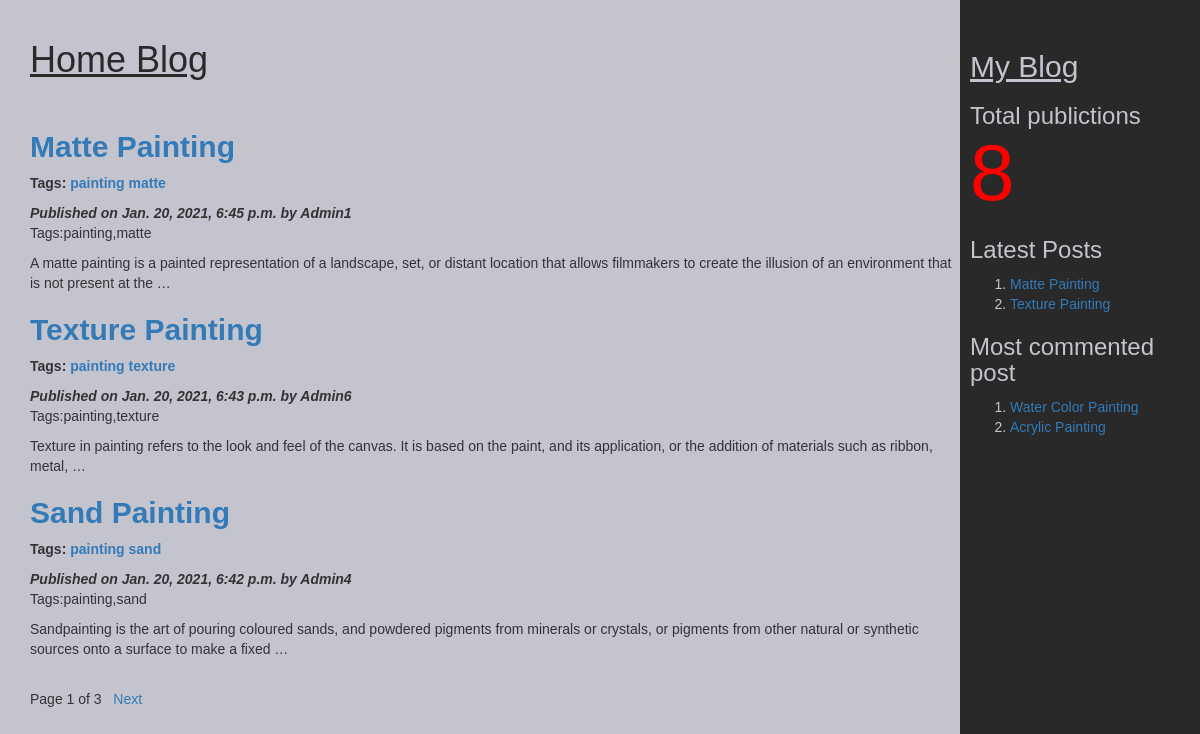
The page / on the database its author committed.
### myApp/models.py (models this page shows, shortened)
class Post(models.Model):
    tags = TaggableManager()
    STATUS_CHOICE=(('draft','Draft'),('published','Published'))
    title = models.CharField(max_length=200)
    slug = models.SlugField(max_length=50,unique_for_date='publish')
    author = models.ForeignKey(User,related_name='blog_posts',on_delete=models.CASCADE)
    body = models.TextField()
    publish = models.DateTimeField(default=timezone.now)
    created = models.DateTimeField(auto_now_add=True)
    updated = models.DateTimeField(auto_now=True)
    status = models.CharField(max_length=10,choices=STATUS_CHOICE,default='draft')
    objects = CustomManager()
    class Meta:
        ordering=('-publish',)
    def get_absolute_url(self):
        return reverse("post_detail",args=[self.publish.year,self.publish.strftime('%m'),self.publish.strftime('%d'),self.slug])

### myApp/views.py (the view)
# urls.py: url(r'^$',views.post_list_view),
def post_list_view(request,tag_slug=None):
    post_list=Post.objects.all()
    tag=None
    if tag_slug:
        tag=get_object_or_404(Tag,slug=tag_slug)#provided slug
        post_list=post_list.filter(tags__in=[tag])
    paginator=Paginator(post_list,3) #step1
    page_number=request.GET.get('page') #step2
    try:
       post_list=paginator.page(page_number) #step2
    except PageNotAnInteger:
       post_list=paginator.page(1) #step 3
    except EmptyPage:
      post_list=paginator.page(paginator.num_pages) #step 4
    d={'post_list':post_list,'tag':tag}
    return render(request,'myApp/post_list.html',d)

### myApp/models.py (called while the page is built)
    def get_queryset(self):#called automatically the moment we create objects
        return super().get_queryset().filter(status='published')

### myApp/templatetags/mytags.py (called while the page is built)
@register.simple_tag
def total_posts():
        return Post.objects.count()

@register.inclusion_tag('myApp/latest_post.html')
def show_latest_posts(count=3):
    latest_posts=Post.objects.order_by('-publish')[:count]
    return {'latest_posts':latest_posts}

@register.simple_tag
def get_most_commented_posts(count=2):
    return Post.objects.annotate(total_comments=Count('comments')).order_by('-total_comments')[:count]

### templates/myApp/post_list.html (shortened to what this page needs)
<!DOCTYPE html>
<html lang="en" dir="ltr">
    {%extends 'myApp/parent.html'%}
    {%block content_block%}
    <br>
      <h1 style="color:#292929"><u>Home Blog</u></h1>
      <br>
        {%for post in post_list%}
          <a href="{{post.get_absolute_url}}"><h2><b>{{post.title}}</h2></a>
          <p>Tags:
              {%for t in post.tags.all%}
              <a href="{%url "post_list_by_tag_name" t.slug%}">{{t.name}}</a>
              {%endfor%}
          </p>
          <i>Published on {{post.publish}} by {{post.author|title}}</b></i>
          <p>Tags:{{post.tags.all|join:','}}</p>
          {{post.body|truncatewords:30|linebreaks}}
        {%endfor%}
        <br>
        {%include 'myApp/pagination.html' with page=post_list%}
    {%endblock%}

### templates/myApp/parent.html (shortened to what this page needs)
<html>
{%load mytags%}
    <head>
        <link rel="stylesheet" href="https://maxcdn.bootstrapcdn.com/bootstrap/3.3.7/css/bootstrap.min.css">
    </head>
    <body>
        <div class="content" style="font-family:arial;width:80%;float:left;background-color:#c4c4cf;height:100vh;padding:0 0 0 30px">
              {%block content_block%}
              {%endblock%}
        </div>
        <div class="sidebar" style="font-family:arial;width:20%;float:right;background-color:#292929;height:100vh;padding:10px">
          <div style="color:#c4c4cf">
            <br>
              <h2><u>My Blog</u></h2>
                <h3>Total publictions
                  <span style="color:red;font-size:80px">
                  {%total_posts%}</span>
                  <h3>Latest Posts</h3>
                    {% show_latest_posts 2%}
                  <h3>Most commented post</h3>
                  {%get_most_commented_posts as m%}
                  <ol>
                    {%for post in m%}
                    <li><a href="{{post.get_absolute_url}}">{{post.title}}</a></li>
                    {%endfor%}
                  </ol>
                </h3>
            </div>
        </div>
    </body>
</html>

### templates/myApp/pagination.html (shortened to what this page needs)
<!DOCTYPE html>
<html lang="en" dir="ltr">
  <body>
     <div class="paginator">
      <span>Page {{page.number}} of {{page.paginator.num_pages}}</span>&nbsp&nbsp
      {%if page.has_next%}
      <a href="?page={{page.next_page_number}}">Next</a> &nbsp  &nbsp
      {%endif%}
     </div>
  </body>
</html>

### templates/myApp/latest_post.html
<!DOCTYPE html>
<html lang="en" dir="ltr">
  <body>
    <ol>
    {%for post in latest_posts%}
    <li><a href="{{post.get_absolute_url}}">{{post.title}}</a></li>
    {%endfor%}
      </ol>
  </body>
</html>

### rows shown on the page
Post: title "Matte Painting", publish "Jan. 20, 2021, 6:45 p.m.", author "Admin1", tags.all "painting,matte", body "A matte painting is a painted representation of a landscape, set, or distant location that allows filmmakers to create the illusion of an environment that is not present at the …"
Tag: name "painting"
Tag: name "matte"
Post: title "Texture Painting", publish "Jan. 20, 2021, 6:43 p.m.", author "Admin6", tags.all "painting,texture", body "Texture in painting refers to the look and feel of the canvas. It is based on the paint, and its application, or the addition of materials such as ribbon, metal, …"
Tag: name "texture"
Post: title "Sand Painting", publish "Jan. 20, 2021, 6:42 p.m.", author "Admin4", tags.all "painting,sand", body "Sandpainting is the art of pouring coloured sands, and powdered pigments from minerals or crystals, or pigments from other natural or synthetic sources onto a surface to make a fixed …"
Tag: name "sand"
Post: title "Water Color Painting"
Post: title "Acrylic Painting"

### other values the page prints
{{ page.number }} "1"
{{ page.paginator.num_pages }} "3"
